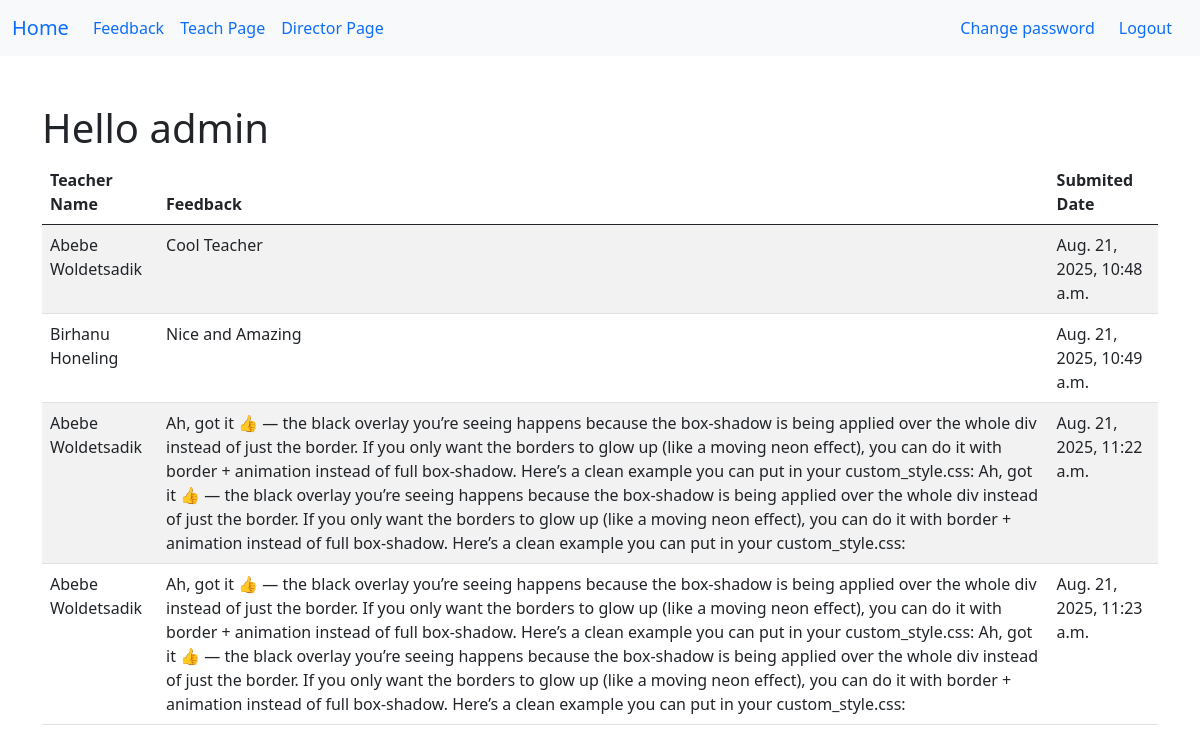
The app's page /feedback/director_feedback/ (signed in) with its own data.
### feedback/models.py (models this page shows)
class Feedback(models.Model):
    teacher = models.ForeignKey(
        Teacher, on_delete=models.CASCADE, related_name='feedbacks')
    content = models.TextField()
    created_at = models.DateTimeField(default=timezone.now)

class Teacher(models.Model):
    user = models.OneToOneField(
        User, on_delete=models.CASCADE, related_name='teacher')
    full_name = models.CharField(max_length=100)
    def __str__(self):
        return self.full_name

### feedback/views.py (the view)
# urls.py: path('director_feedback/', director_feedback, name='director_feedback'),
@login_required
def director_feedback(request):
    if request.user.is_superuser:
        feedbacks = Feedback.objects.all()
    else:
        feedbacks = Feedback.objects.none()
    return render(request, 'feedback/director_feedback.html', {'feedbacks': feedbacks})

### feedback/templates/feedback/director_feedback.html
{% extends "base.html" %}
{% block content %}
<div class="container mt-5">
    <h1>Hello {{request.user}}</h1>
    <table class="table table-striped table-hover">
        <thead>
            <th>Teacher Name</th>
            <th>Feedback</th>
            <th>Submited Date</th>
        </thead>
        <tbody>
            {% for feedback in feedbacks %}
            <tr>
                <td>{{ feedback.teacher }}</td>
                <td>{{ feedback.content }}</td>
                <td>{{ feedback.created_at }}</td>
            </tr>
            {% endfor %}
        </tbody>
    </table>
</div>
{% endblock %}

### templates/base.html (shortened to what this page needs)
<!DOCTYPE html>
<html lang="en">
{% load static %}
<head>
    <link rel="stylesheet" href="{% static 'css/bootstrap.min.css' %}">
</head>
<body>
    <nav class="navbar navbar-expand-lg navbar-primary bg-light">
        <div class="container-fluid">
            <a class="navbar-brand" href="{% url 'home' %}">Home</a>
            <div class="collapse navbar-collapse" id="navbarSupportedContent">
                <ul class="navbar-nav me-auto mb-2 mb-lg-0">
                    <li class="nav-item">
                        <a class="nav-link active" aria-current="page"
                            href="{% url 'feedback:feedback' %}">Feedback</a>
                    </li>
                    <li class="nav-item">
                        <a class="nav-link" href="{% url 'feedback:teacher_feedback' %}">Teach Page</a>
                    </li>
                    <li class="nav-item">
                        <a class="nav-link" href="{% url 'feedback:director_feedback' %}">Director Page</a>
                    </li></ul>
            </div>
            <div class="d-flex justify-content-end me-auto mb-2 mb-lg-0">
                {% if user.is_authenticated %}
                <ul class="navbar-nav me-auto mb-2 mb-lg-0 >
                <li class=" nav-item"><a class="nav-link" href="">Change
                        password</a>
                </ul>
                <form method="post" action="{% url 'feedback:logout' %}" style="display:inline;">
                    <button type="submit" class="btn btn-link nav-link"
                        style="display:inline; border:none; background:none;">
                        Logout
                    </button>
                </form>
                {% else %}
                <ul class="navbar-nav me-auto mb-2 mb-lg-0 >
                    <li class=" nav-item"><a class="nav-link"
                        href="{% url 'feedback:login' %}?next={{request.path}}">Login</a></li>
                    <li class="nav-item"><a class="nav-link" href="">Register</a></li>
                    {% endif %}
            </div>
        </div>
    </nav>
    {% block content %}{% endblock %}
</body>
</html>

### records on screen
Feedback: teacher "Abebe Woldetsadik", content "Cool Teacher", created_at "Aug. 21, 2025, 10:48 a.m."
Feedback: teacher "Birhanu Honeling", content "Nice and Amazing", created_at "Aug. 21, 2025, 10:49 a.m."
Feedback: teacher "Abebe Woldetsadik", content "Ah, got it 👍 — the black overlay you’re seeing happens because the box-shadow is being applied over the whole div instead of just the border. If you only want the borders to glow up (like a moving neon effect), you can do it with border + animation instead of full box-shadow. Here’s a clean example you can put in your custom_style.css: Ah, got it 👍 — the black overlay you’re seeing happens because the box-shadow is being applied over the whole div instead of just the border. If you only want the borders to glow up (like a moving neon effect), you can do it with border + animation instead of full box-shadow. Here’s a clean example you can put in your custom_style.css:", created_at "Aug. 21, 2025, 11:22 a.m."
Feedback: teacher "Abebe Woldetsadik", content "Ah, got it 👍 — the black overlay you’re seeing happens because the box-shadow is being applied over the whole div instead of just the border. If you only want the borders to glow up (like a moving neon effect), you can do it with border + animation instead of full box-shadow. Here’s a clean example you can put in your custom_style.css: Ah, got it 👍 — the black overlay you’re seeing happens because the box-shadow is being applied over the whole div instead of just the border. If you only want the borders to glow up (like a moving neon effect), you can do it with border + animation instead of full box-shadow. Here’s a clean example you can put in your custom_style.css:", created_at "Aug. 21, 2025, 11:23 a.m."

### other values on screen
{{ request.user }} "admin"
